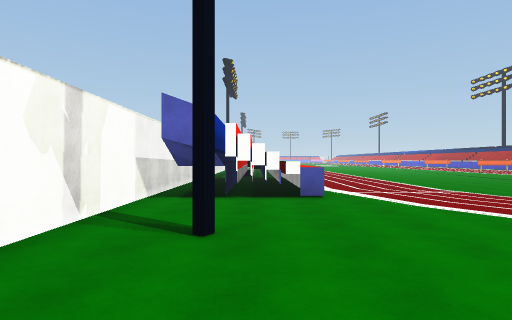
View 1 (above)

21 first-person views from a walk through a Unity game level. The camera is 1.5 m above the floor, looks level and sees 75° across. The floor is counted in squares, 2 m on a side. Each view is taken from the middle of a square. On the plan, view 1 faces up. The plan holds only what a view shows up to about 11 squares ahead; the rest is blank. The place goes on beyond the plan. The player character is not drawn. Some animated figures are not drawn. Surface patterns are stand-ins for the level's own textures.

View 2
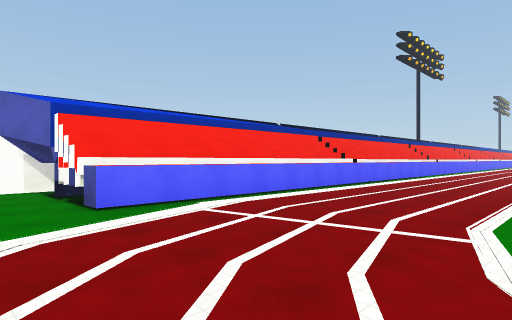

View 3
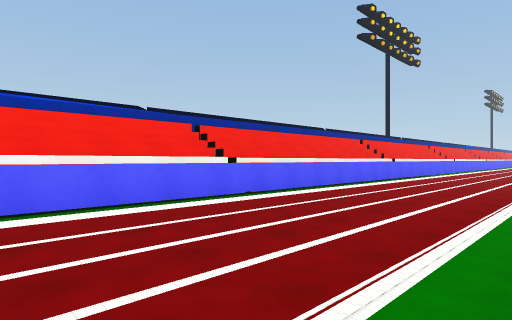

View 4
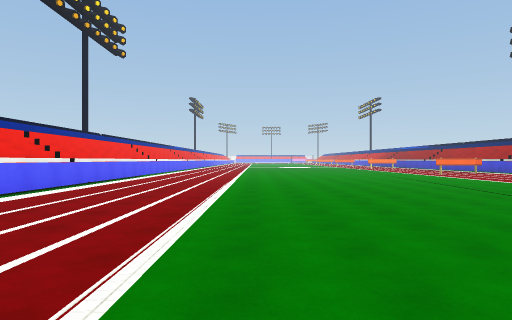

View 5
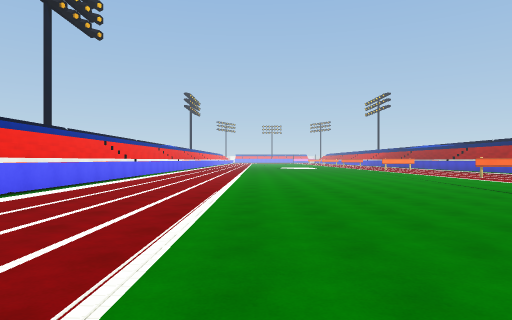

View 6
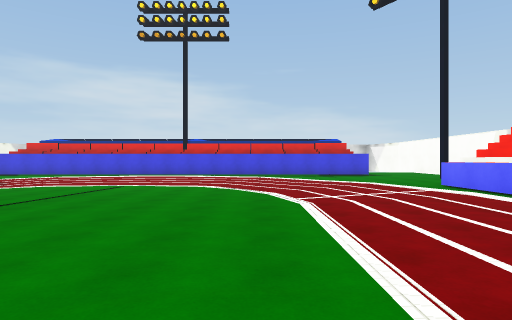

View 7
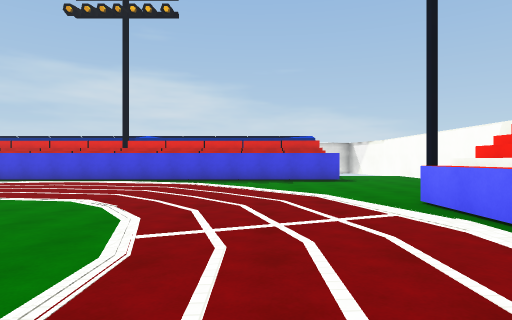

View 8
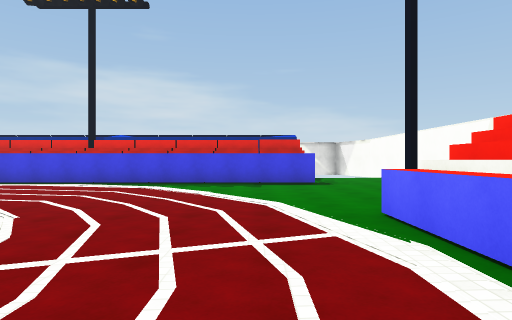

View 9
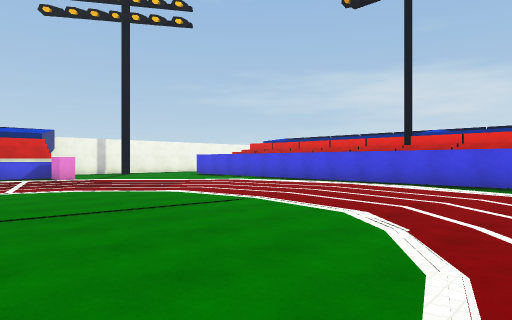

View 10
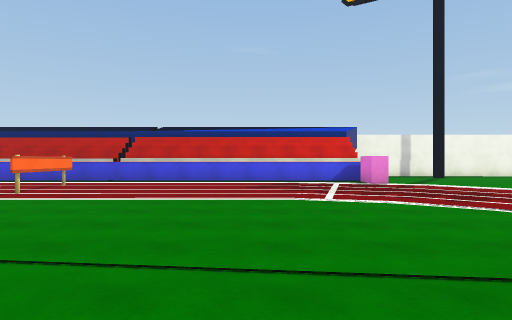

View 11
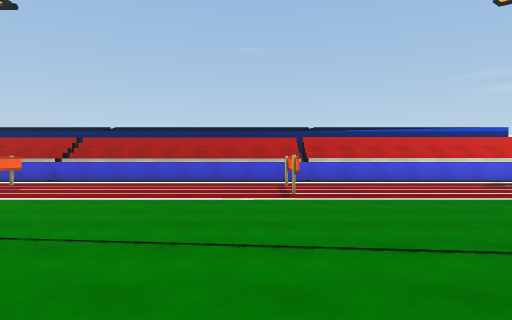

View 12
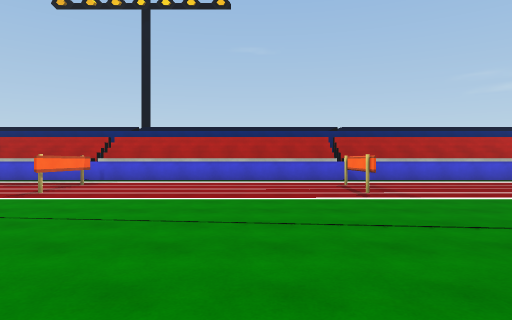

View 13
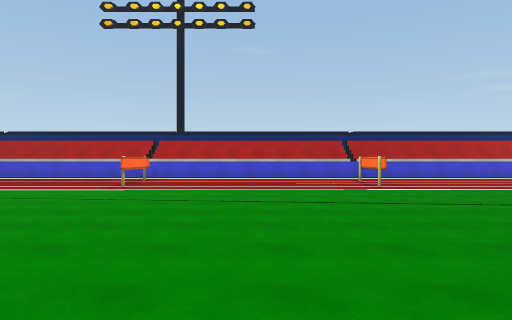

View 14
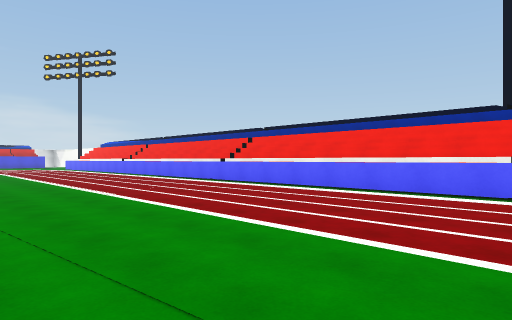

View 15
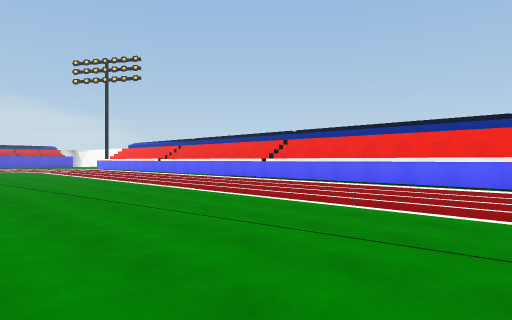

View 16
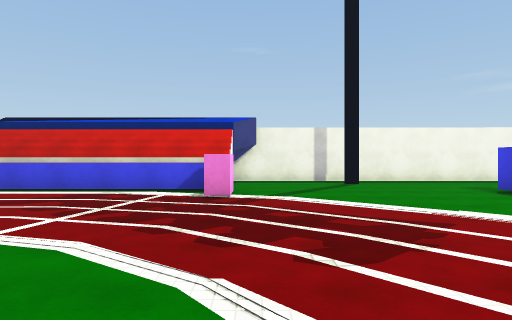

View 17
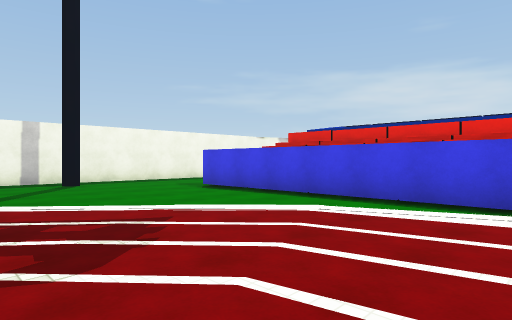

View 18
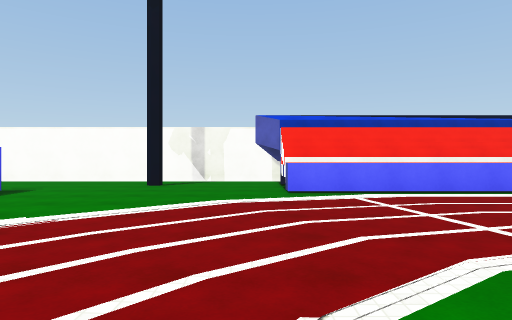

View 19
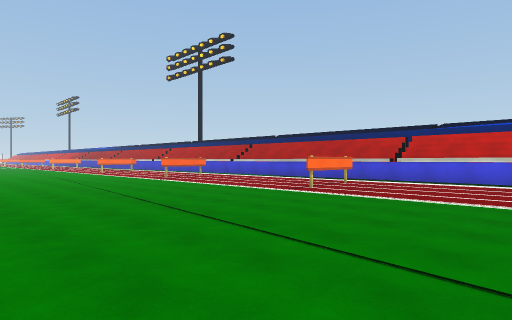

View 20
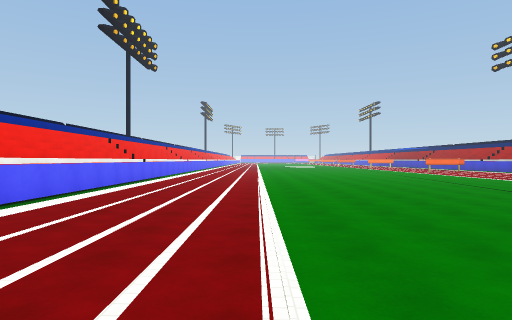

View 21
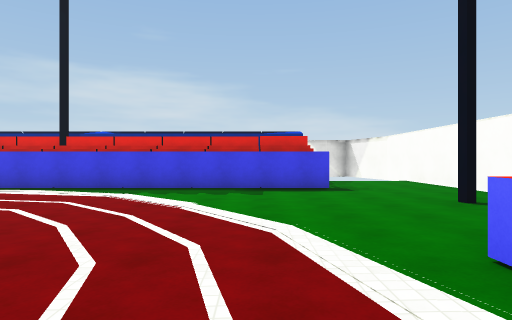

### Floor plan
Key: @ floor where view 1 was taken; # wall or solid block; . main floor; : floor 0.25 m higher than the main floor; ^ raised ledge; B pink block; O other object.
Columns run from 3 left of view 1 to 22 right of it. Each row starts with its distance up from view 1.
 31        :.... . ....:::#
 30    #^:::..... ....OOO:^
 29    #^:::...........:::#
 28    #^:::...........:::#
 27    #^:::...........:::#
 26    #^:::...........:::#
 25    #^:::...........:::#
 24    #^:::...........:::#
 23    #^:::..........OOO:#
 22    #^:::...........:::^
 21    #^:::...........:::#
 20    #^:::...........:::#
 19    #^:::...........:::#
 18    #^:::...........:::#
 17    #^:::...........:::#
 16    #^:::...........:::#
 15    #^:::..........OOO:#
 14    #^:::...........:::#
 13    #^:::...........:::#
 12    #^:::...........:::#
 11 # ##^:::...........:::#
 10 #:##^:::...........:::#
  9 #:##^:::...........:::#
  8 #:##^:::..........::::#
  7 #:##^::::.........::B:####
  6 #::::::::.........::B::::#
  5 #::::::::.........:::::::#
  4 #::::::::::::::::::::::#:#
  3 #:#::::::::::::::::::::::#
  2 #::::::::::::::::::::::::#
  1 #:::#::::::::::##::::::::#
  0 #::@:^^^^^^^^^^  ^^^^^:::#
 -1 #::::                  ::#
 -2 #:::                     #

Positions as (right, up) in squares from view 1, and headings:
1: (0, 0), facing up
2: (6, 5), facing up-left
3: (6, 10), facing up-left
4: (6, 13), facing up
5: (6, 16), facing up
6: (6, 15), facing down
7: (4, 12), facing down
8: (3, 11), facing down
9: (5, 10), facing down-right
10: (8, 10), facing right
11: (8, 16), facing right
12: (8, 25), facing right
13: (6, 26), facing right
14: (8, 31), facing down-left
15: (10, 31), facing down-left
16: (11, 6), facing right
17: (11, 6), facing down-right
18: (8, 6), facing left
19: (8, 10), facing up-right
20: (5, 10), facing up
21: (3, 9), facing down
